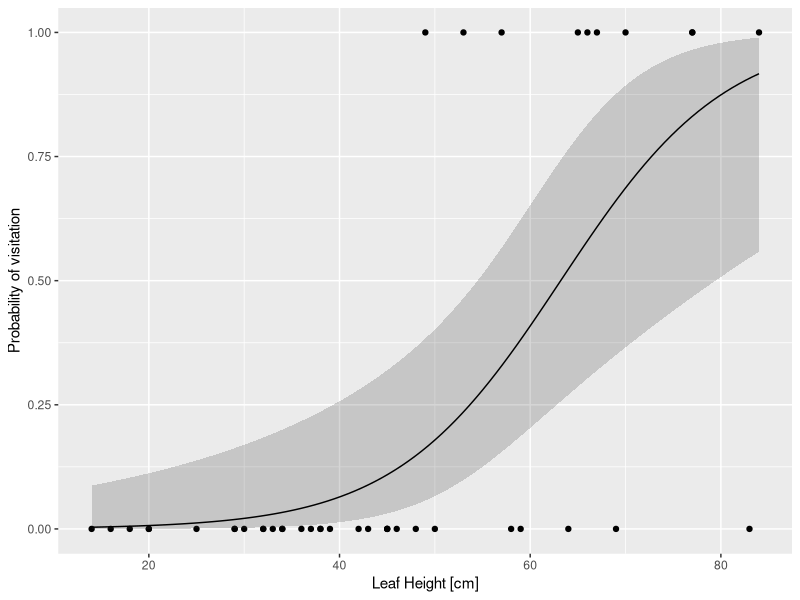

Recreate this plot in R.
# Darlingtonia example
library("readr")
library("dplyr")
library("ggplot2")
library("here")

# load data
wasp <- read_csv(here("data", "darlingtonia.csv"), comment = "#",
                 col_types = "dl")

m <- glm(visited ~ leafHeight, data = wasp, family = binomial(link = "logit"))
summary(m)

pdat <- with(wasp,
             tibble(leafHeight = seq(min(leafHeight),
                                     max(leafHeight),
                                     length = 100)))
pdat

# predict
pred <- predict(m, pdat, type = "link", se.fit = TRUE)
str(pred)

p_link <- predict(m, pdat, type = "response")
head(p_link)

# inverse link
ilink <- family(m)$linkinv # g-1()

# add prediction data and predicted values
pdat <- pdat %>%
  bind_cols(data.frame(pred)) %>%
  mutate(fitted = ilink(fit),
         upper = ilink(fit + (2 * se.fit)),
         lower = ilink(fit - (2 * se.fit)))
# plot
ggplot(wasp, aes(x = leafHeight,
                 y = as.numeric(visited))) +
  geom_point() +
  geom_ribbon(aes(ymin = lower, ymax = upper,
                  x = leafHeight), data = pdat,
              inherit.aes = FALSE, alpha = 0.2) +
  geom_line(data = pdat, aes(y = fitted)) +
  labs(x = "Leaf Height [cm]",
       y = "Probability of visitation")

# likelihood ratio test
# compare m with a model without leafHeight
m0 <- update(m, . ~ . - leafHeight)

# GLRT
anova(m0, m, test = "LRT")

# what about polynomials of leafHeight?
m2 <- update(m, . ~ . + I(leafHeight^2))
summary(m2)

anova(m, m2, test = "LRT")
